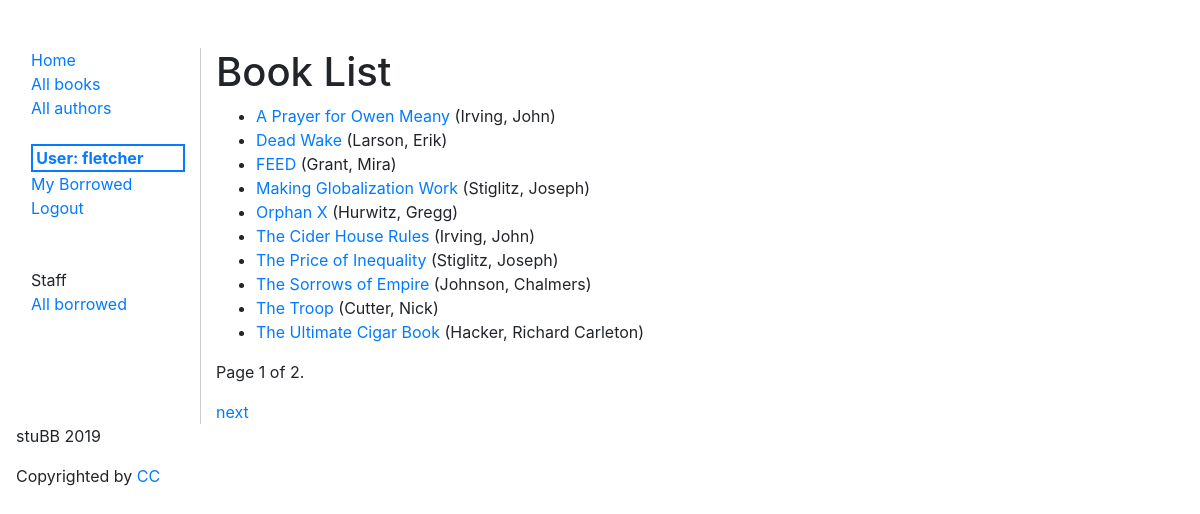
Screenshot of /catalog/books/ (signed in) with the database file from the repository.
### catalog/models.py (models this page shows, shortened)
class Book(models.Model):
  title = models.CharField(max_length=200)
  author = models.ForeignKey('Author', on_delete=models.SET_NULL, null=True)
  summary = models.TextField(max_length=1000, help_text="Enter a brief description of the book")
  isbn = models.CharField('ISBN', max_length=14,
                          help_text='13 Character <a href="https://www.isbn-international.org/content/what-isbn">ISBN number</a>')
  genre = models.ManyToManyField(Genre, help_text="Select a genre for this book")
  subject = models.CharField(max_length=100, null=True, blank=True)
  publisher = models.CharField(max_length=250, null=True, blank=True)
  contributor = models.CharField(max_length=200, null=True, blank=True, help_text="An entity responsible for making contributions to the content of the resource.")
  date = models.DateField(null=True, blank=True,)
  type = models.CharField(max_length=60, null=True, blank=True, help_text="Genre")
  format = models.CharField(max_length=60, null=True, blank=True, help_text="Format may include the media-type or dimensions of the resource.")
  source = models.CharField(max_length=60, null=True, blank=True)
  language = models.CharField(max_length=60, null=True, blank=True)
  relation = models.CharField(max_length=60, null=True, blank=True, help_text="A reference to a related resource.")
  coverage = models.CharField(max_length=250, null=True, blank=True, help_text="Coverage will typically include spatial location (a place name or geographic coordinates), temporal period (a period label, date, or date range) or jurisdiction (such as a named administrative entity).")
  rights = models.CharField(max_length=250, null=True, blank=True, help_text="A Rights element will contain a rights management statement for the resource, or reference a service providing such information.")
  class Meta:
    ordering = ['title']
  def display_genre(self):
    """Note: Getting the genre may not be a good idea here, because
      of the "cost" of the database operation. We're showing you how because
      calling functions in your models can be very useful for other reasons —
      for example to add a Delete link next to every item in the list."""
    """Creates a string for the Genre. This is required to display genre in Admin."""
    return ', '.join([genre.name for genre in self.genre.all()[:3]])
  display_genre.short_description = 'Genre'
  def get_absolute_url(self):
    return reverse('book-detail', args=[str(self.id)])

class Author(models.Model):
  first_name = models.CharField(max_length=100)
  last_name = models.CharField(max_length=100)
  date_of_birth = models.DateField(null=True, blank=True, verbose_name='Birthdate (yyyy-mm-dd)' )
  date_of_death = models.DateField('died', null=True, blank=True)
  born_in = models.CharField(max_length=200, null=True, blank=True)
  education = models.CharField(max_length=200, null=True, blank=True)
  COMMON_BOOK_AWARDS = (
    ('booker', 'Booker Award'),
    ('caldecott', 'Caldecott Medal'),
    ('nba', 'National Book Award'),
    ('nbcca', 'National Book Critics Circle Award'),
    ('newbery', 'Newbery Medal'),
    ('npl', 'Nobel Prize for Literature'),
    ('p/f', 'PEN/Faulkner Award'),
    ('pp', 'Pulitzer Prize'),
    ('cwp', "Commonwealth Writers' Prize"),
    ('emma', 'EMMA Awards')
  )
  awards = models.CharField(max_length=10, choices=COMMON_BOOK_AWARDS, null=True, blank=True)
  class Meta:
    ordering = ["last_name", "first_name"]
  def __str__(self):
    return '{0}, {1}'.format(self.last_name, self.first_name)

### catalog/views.py (the view)
# urls.py: path('books/', views.BookListView.as_view(), name='books'),
class BookListView(LoginRequiredMixin, generic.ListView):
  model = Book
  template_name = 'catalog/book_list.html'
  paginate_by = 10

### templates/catalog/book_list.html (shortened to what this page needs)
{% extends 'catalog/base.html' %}
{% block content %}
    <h1>Book List</h1>
    {% if book_list %}
    <ul>
        {% for book in book_list %}
            <li><a href="{{ book.get_absolute_url }}">{{ book.title }}</a> ({{ book.author }}) </li>
        {% endfor %}
    </ul>
    {% else %}
        <p>There are no books currently available at this time.</p>
    {% endif %}
{% endblock %}

### templates/catalog/base.html (shortened to what this page needs)
<!DOCTYPE html>
<html lang="en">
  <head>
    {% load staticfiles %}
    {% block head %}
    <link rel="stylesheet" href="{% static 'styles/catalog.css' %}" />
    <link rel="stylesheet" href="https://stackpath.bootstrapcdn.com/bootstrap/4.1.3/css/bootstrap.min.css">
    {% endblock %}
  </head>
  <body>
    <div class="container-fluid">
    <div class="row">
      <div class="col-sm-2">
      {% block sidebar %}
        <ul class="sidebar-nav">
          <li><a href="{% url 'index' %}">Home</a></li>
          <li><a href="{% url 'books' %}">All books</a></li>
          <li><a href="{% url 'authors' %}">All authors</a></li><br />
        {% if user.is_authenticated %}
          <li class="current-user">User: {{ user.get_username }}</li>
          <li><a href="{% url 'my-borrowed' %}">My Borrowed</a> </li>
          <li><a href="{% url 'logout'%}">Logout</a></li>
          <br><br>
          <li>Staff</li>
          <li><a href="{% url 'all-borrowed' %}">All borrowed</a></li>
        {% else %}
          <li><a href="{% url 'login'%}">Login</a></li>
        {% endif %}
        </ul>
     {% endblock %}
      </div>
      <div class="col-sm-10 content">
        {% block content %}{% endblock %}
        {% block pagination %}
  {% if is_paginated %}
    <div class="pagination">
      <span class="page-links">
        <span class="page-current">
          <p>Page {{ page_obj.number }} of {{ page_obj.paginator.num_pages }}.</p>
        </span>
        {% if page_obj.has_next %}
          <a href="{{ request.path }}?page={{ page_obj.next_page_number }}">next</a>
        {% endif %}
      </span>
    </div>
  {% endif %}
{% endblock %}
      </div>
    </div>
  </div>
  <footer class="basic-footer">
      <p> stuBB 2019</p>
      <p>Copyrighted by <a href="https://creativecommons.org/licenses/by/3.0/">CC</a></p>
  </footer>
  </body>
</html>

### catalog/static/styles/catalog.css (style rules this page uses)
.sidebar-nav { margin-top: 3em; list-style: none; margin-left: -1.5em; }
.content { margin-top: 3em; border-left: 1px solid #ccc; }
.current-user { border: 2px solid #077bff; color: #077bff; font-weight: bold; padding-left: .2em; }
footer { padding-left: 1em; }

### rows the page displays
Book: title "A Prayer for Owen Meany", author "Irving, John"
Book: title "Dead Wake", author "Larson, Erik"
Book: title "FEED", author "Grant, Mira"
Book: title "Making Globalization Work", author "Stiglitz, Joseph"
Book: title "Orphan X", author "Hurwitz, Gregg"
Book: title "The Cider House Rules", author "Irving, John"
Book: title "The Price of Inequality", author "Stiglitz, Joseph"
Book: title "The Sorrows of Empire", author "Johnson, Chalmers"
Book: title "The Troop", author "Cutter, Nick"
Book: title "The Ultimate Cigar Book", author "Hacker, Richard Carleton"

### other values shown
{{ user.get_username }} "fletcher"
{{ page_obj.number }} "1"
{{ page_obj.paginator.num_pages }} "2"
